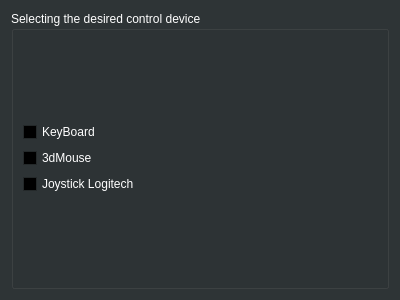
<?xml version="1.0" encoding="UTF-8"?>
<ui version="4.0">
 <class>ControlDevices</class>
 <widget class="QWidget" name="ControlDevices">
  <property name="geometry">
   <rect>
    <x>0</x>
    <y>0</y>
    <width>400</width>
    <height>300</height>
   </rect>
  </property>
  <property name="palette">
   <palette>
    <active>
     <colorrole role="WindowText">
      <brush brushstyle="SolidPattern">
       <color alpha="255">
        <red>255</red>
        <green>255</green>
        <blue>255</blue>
       </color>
      </brush>
     </colorrole>
     <colorrole role="Button">
      <brush brushstyle="SolidPattern">
       <color alpha="255">
        <red>46</red>
        <green>52</green>
        <blue>54</blue>
       </color>
      </brush>
     </colorrole>
     <colorrole role="Light">
      <brush brushstyle="SolidPattern">
       <color alpha="255">
        <red>69</red>
        <green>78</green>
        <blue>81</blue>
       </color>
      </brush>
     </colorrole>
     <colorrole role="Midlight">
      <brush brushstyle="SolidPattern">
       <color alpha="255">
        <red>57</red>
        <green>65</green>
        <blue>67</blue>
       </color>
      </brush>
     </colorrole>
     <colorrole role="Dark">
      <brush brushstyle="SolidPattern">
       <color alpha="255">
        <red>23</red>
        <green>26</green>
        <blue>27</blue>
       </color>
      </brush>
     </colorrole>
     <colorrole role="Mid">
      <brush brushstyle="SolidPattern">
       <color alpha="255">
        <red>30</red>
        <green>34</green>
        <blue>36</blue>
       </color>
      </brush>
     </colorrole>
     <colorrole role="Text">
      <brush brushstyle="SolidPattern">
       <color alpha="255">
        <red>255</red>
        <green>255</green>
        <blue>255</blue>
       </color>
      </brush>
     </colorrole>
     <colorrole role="ButtonText">
      <brush brushstyle="SolidPattern">
       <color alpha="255">
        <red>255</red>
        <green>255</green>
        <blue>255</blue>
       </color>
      </brush>
     </colorrole>
     <colorrole role="Base">
      <brush brushstyle="SolidPattern">
       <color alpha="255">
        <red>0</red>
        <green>0</green>
        <blue>0</blue>
       </color>
      </brush>
     </colorrole>
     <colorrole role="Window">
      <brush brushstyle="SolidPattern">
       <color alpha="255">
        <red>46</red>
        <green>52</green>
        <blue>54</blue>
       </color>
      </brush>
     </colorrole>
     <colorrole role="Shadow">
      <brush brushstyle="SolidPattern">
       <color alpha="255">
        <red>0</red>
        <green>0</green>
        <blue>0</blue>
       </color>
      </brush>
     </colorrole>
     <colorrole role="AlternateBase">
      <brush brushstyle="SolidPattern">
       <color alpha="255">
        <red>23</red>
        <green>26</green>
        <blue>27</blue>
       </color>
      </brush>
     </colorrole>
     <colorrole role="PlaceholderText">
      <brush brushstyle="SolidPattern">
       <color alpha="128">
        <red>255</red>
        <green>255</green>
        <blue>255</blue>
       </color>
      </brush>
     </colorrole>
    </active>
    <inactive>
     <colorrole role="WindowText">
      <brush brushstyle="SolidPattern">
       <color alpha="255">
        <red>255</red>
        <green>255</green>
        <blue>255</blue>
       </color>
      </brush>
     </colorrole>
     <colorrole role="Button">
      <brush brushstyle="SolidPattern">
       <color alpha="255">
        <red>46</red>
        <green>52</green>
        <blue>54</blue>
       </color>
      </brush>
     </colorrole>
     <colorrole role="Light">
      <brush brushstyle="SolidPattern">
       <color alpha="255">
        <red>69</red>
        <green>78</green>
        <blue>81</blue>
       </color>
      </brush>
     </colorrole>
     <colorrole role="Midlight">
      <brush brushstyle="SolidPattern">
       <color alpha="255">
        <red>57</red>
        <green>65</green>
        <blue>67</blue>
       </color>
      </brush>
     </colorrole>
     <colorrole role="Dark">
      <brush brushstyle="SolidPattern">
       <color alpha="255">
        <red>23</red>
        <green>26</green>
        <blue>27</blue>
       </color>
      </brush>
     </colorrole>
     <colorrole role="Mid">
      <brush brushstyle="SolidPattern">
       <color alpha="255">
        <red>30</red>
        <green>34</green>
        <blue>36</blue>
       </color>
      </brush>
     </colorrole>
     <colorrole role="Text">
      <brush brushstyle="SolidPattern">
       <color alpha="255">
        <red>255</red>
        <green>255</green>
        <blue>255</blue>
       </color>
      </brush>
     </colorrole>
     <colorrole role="ButtonText">
      <brush brushstyle="SolidPattern">
       <color alpha="255">
        <red>255</red>
        <green>255</green>
        <blue>255</blue>
       </color>
      </brush>
     </colorrole>
     <colorrole role="Base">
      <brush brushstyle="SolidPattern">
       <color alpha="255">
        <red>0</red>
        <green>0</green>
        <blue>0</blue>
       </color>
      </brush>
     </colorrole>
     <colorrole role="Window">
      <brush brushstyle="SolidPattern">
       <color alpha="255">
        <red>46</red>
        <green>52</green>
        <blue>54</blue>
       </color>
      </brush>
     </colorrole>
     <colorrole role="Shadow">
      <brush brushstyle="SolidPattern">
       <color alpha="255">
        <red>0</red>
        <green>0</green>
        <blue>0</blue>
       </color>
      </brush>
     </colorrole>
     <colorrole role="AlternateBase">
      <brush brushstyle="SolidPattern">
       <color alpha="255">
        <red>23</red>
        <green>26</green>
        <blue>27</blue>
       </color>
      </brush>
     </colorrole>
     <colorrole role="PlaceholderText">
      <brush brushstyle="SolidPattern">
       <color alpha="128">
        <red>255</red>
        <green>255</green>
        <blue>255</blue>
       </color>
      </brush>
     </colorrole>
    </inactive>
    <disabled>
     <colorrole role="WindowText">
      <brush brushstyle="SolidPattern">
       <color alpha="255">
        <red>23</red>
        <green>26</green>
        <blue>27</blue>
       </color>
      </brush>
     </colorrole>
     <colorrole role="Button">
      <brush brushstyle="SolidPattern">
       <color alpha="255">
        <red>46</red>
        <green>52</green>
        <blue>54</blue>
       </color>
      </brush>
     </colorrole>
     <colorrole role="Light">
      <brush brushstyle="SolidPattern">
       <color alpha="255">
        <red>69</red>
        <green>78</green>
        <blue>81</blue>
       </color>
      </brush>
     </colorrole>
     <colorrole role="Midlight">
      <brush brushstyle="SolidPattern">
       <color alpha="255">
        <red>57</red>
        <green>65</green>
        <blue>67</blue>
       </color>
      </brush>
     </colorrole>
     <colorrole role="Dark">
      <brush brushstyle="SolidPattern">
       <color alpha="255">
        <red>23</red>
        <green>26</green>
        <blue>27</blue>
       </color>
      </brush>
     </colorrole>
     <colorrole role="Mid">
      <brush brushstyle="SolidPattern">
       <color alpha="255">
        <red>30</red>
        <green>34</green>
        <blue>36</blue>
       </color>
      </brush>
     </colorrole>
     <colorrole role="Text">
      <brush brushstyle="SolidPattern">
       <color alpha="255">
        <red>23</red>
        <green>26</green>
        <blue>27</blue>
       </color>
      </brush>
     </colorrole>
     <colorrole role="ButtonText">
      <brush brushstyle="SolidPattern">
       <color alpha="255">
        <red>23</red>
        <green>26</green>
        <blue>27</blue>
       </color>
      </brush>
     </colorrole>
     <colorrole role="Base">
      <brush brushstyle="SolidPattern">
       <color alpha="255">
        <red>46</red>
        <green>52</green>
        <blue>54</blue>
       </color>
      </brush>
     </colorrole>
     <colorrole role="Window">
      <brush brushstyle="SolidPattern">
       <color alpha="255">
        <red>46</red>
        <green>52</green>
        <blue>54</blue>
       </color>
      </brush>
     </colorrole>
     <colorrole role="Shadow">
      <brush brushstyle="SolidPattern">
       <color alpha="255">
        <red>0</red>
        <green>0</green>
        <blue>0</blue>
       </color>
      </brush>
     </colorrole>
     <colorrole role="AlternateBase">
      <brush brushstyle="SolidPattern">
       <color alpha="255">
        <red>23</red>
        <green>26</green>
        <blue>27</blue>
       </color>
      </brush>
     </colorrole>
     <colorrole role="PlaceholderText">
      <brush brushstyle="SolidPattern">
       <color alpha="128">
        <red>0</red>
        <green>0</green>
        <blue>0</blue>
       </color>
      </brush>
     </colorrole>
    </disabled>
   </palette>
  </property>
  <property name="windowTitle">
   <string>ControlDevices</string>
  </property>
  <layout class="QGridLayout" name="gridLayout_3">
   <item row="0" column="0">
    <widget class="QGroupBox" name="groupBox_Control">
     <property name="title">
      <string>Selecting the desired control device</string>
     </property>
     <layout class="QGridLayout" name="gridLayout_2">
      <item row="0" column="0">
       <layout class="QGridLayout" name="gridLayout">
        <item row="0" column="0">
         <widget class="QCheckBox" name="checkBox_KeyBoard">
          <property name="text">
           <string>KeyBoard</string>
          </property>
         </widget>
        </item>
        <item row="1" column="0">
         <widget class="QCheckBox" name="checkBox_3dMouse">
          <property name="text">
           <string>3dMouse</string>
          </property>
         </widget>
        </item>
        <item row="2" column="0">
         <widget class="QCheckBox" name="checkBox_JoystickLogitech">
          <property name="text">
           <string>Joystick Logitech</string>
          </property>
         </widget>
        </item>
       </layout>
      </item>
     </layout>
    </widget>
   </item>
  </layout>
 </widget>
 <resources/>
 <connections/>
</ui>
